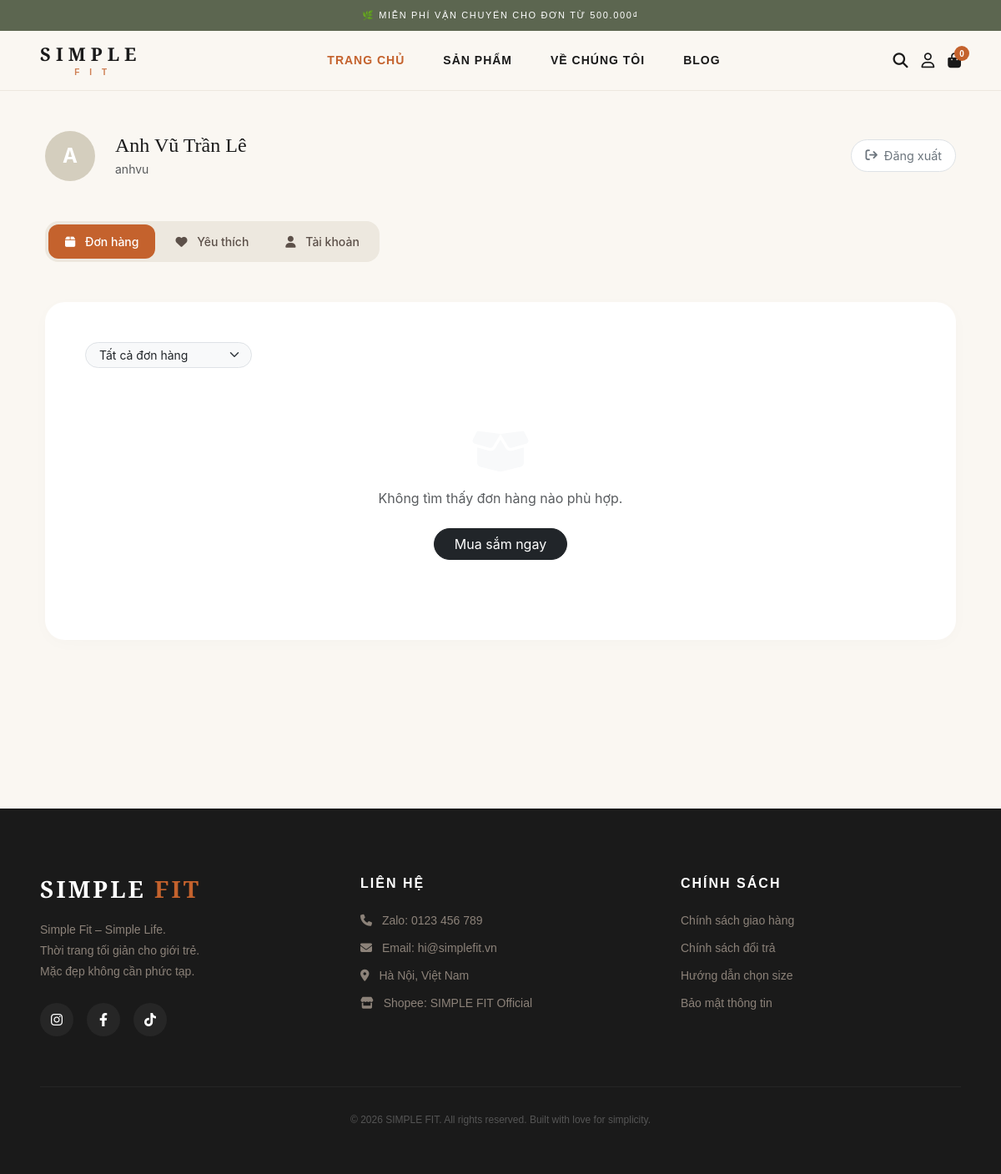
/profile.php (signed in), run on the app's committed database.
### tables this page shows
CREATE TABLE `nguoidung` (
  `maND` bigint(20) NOT NULL,
  `tenDangNhap` varchar(50) NOT NULL,
  `matKhau` varchar(255) NOT NULL,
  `ten` varchar(100) DEFAULT NULL,
  `ngaySinh` date DEFAULT NULL,
  `gioiTinh` varchar(10) DEFAULT NULL,
  `diaChi` varchar(255) DEFAULT NULL,
  `soDienThoai` varchar(20) DEFAULT NULL,
  `ngayTao` timestamp NOT NULL DEFAULT current_timestamp(),
  `vaiTro` varchar(20) DEFAULT 'USER',
  `trangThai` varchar(20) DEFAULT 'ACTIVE'
);

### profile.php (the view, shortened to what this page needs)
<?php
require_once 'includes/db.php';
$user_id = $_SESSION['user']['id'];
$tab = isset($_GET['tab']) ? $_GET['tab'] : 'orders';
$user_res = mysqli_query($conn, "SELECT * FROM NguoiDung WHERE maND = '$user_id'");
$user = mysqli_fetch_assoc($user_res);
include 'includes/header.php';
?>
<main class="account-page-wrapper py-5" style="background-color: #FAF7F2; min-height: 100vh;">
    <div class="container max-w-4xl mx-auto px-4 lg:px-5">
        <div class="d-flex align-items-center justify-content-between mb-5">
            <div class="d-flex align-items-center gap-4">
                <div class="avatar-circle-large"><?php echo strtoupper(substr($user['ten'], 0, 1)); ?></div>
                <div>
                    <h1 class="h4 fw-light mb-1" style="font-family: 'Cormorant Garamond', serif;"><?php echo htmlspecialchars($user['ten']); ?></h1>
                    <p class="text-muted small mb-0"><?php echo htmlspecialchars($user['tenDangNhap']); ?></p>
                </div>
            </div>
            <a href="controll/logout.php" class="btn-logout-minimal"><i class="fa-solid fa-arrow-right-from-bracket me-2"></i> Đăng xuất</a>
        </div>
        <div class="account-tabs-nav mb-5">
            <a href="profile.php?tab=orders" class="tab-item <?php echo $tab == 'orders' ? 'active' : ''; ?>"><i class="fa-solid fa-box me-2"></i> Đơn hàng</a>
            <a href="profile.php?tab=wishlist" class="tab-item <?php echo $tab == 'wishlist' ? 'active' : ''; ?>"><i class="fa-solid fa-heart me-2"></i> Yêu thích</a>
            <a href="profile.php?tab=profile" class="tab-item <?php echo $tab == 'profile' ? 'active' : ''; ?>"><i class="fa-solid fa-user me-2"></i> Tài khoản</a>
        </div>
        <div class="account-content-card p-4 p-md-5">
    <?php if ($tab == 'orders'): ?>
        <div class="order-history">
            <div class="mb-4">
                <form method="GET" class="d-flex gap-2">
                    <select name="status" class="form-select form-select-sm rounded-pill px-3" onchange="this.form.submit()" style="max-width: 200px; background-color: #f8f9fa;">
                        <option value="">Tất cả đơn hàng</option>
                    </select>
                </form>
            </div>
            <?php
            $f_status = isset($_GET['status']) ? mysqli_real_escape_string($conn, $_GET['status']) : '';
            $where_status = ($f_status != '') ? " AND trangThai = '$f_status' " : "";
            $sql_orders = "SELECT *, ROW_NUMBER() OVER (ORDER BY ngayTao ASC) as order_number
                           FROM DonHang
                           WHERE maKH = (SELECT maKH FROM KhachHang WHERE maND = '$user_id')
                           $where_status
                           ORDER BY ngayTao DESC";
            $res_orders = mysqli_query($conn, $sql_orders);
            if (mysqli_num_rows($res_orders) > 0):
                while ($order = mysqli_fetch_assoc($res_orders)):
            ?>
    <div class="order-card-item mb-4 p-3 shadow-sm" style="background-color:white; border-radius:12px; border: 1px solid #eee;">
        <div class="d-flex justify-content-between align-items-start mb-3">
            <div>
                <span class="fw-bold d-block mb-1" style="font-size: 14px;">ĐƠN #<?php echo $order['order_number']; ?></span>
                <a href="order-detail.php?id=<?php echo $order['maDH']; ?>"
                   class="text-decoration-none px-2 py-1 rounded-pill border"
                   style="font-size: 10px; color: #1A1A1A; border-color: #D4CEBE !important; background: #FAF7F2;">
                   Xem chi tiết
                </a>
            </div>
            <div class="text-end d-flex flex-column align-items-end gap-1">
                <?php
                $st = $order['trangThai'];
                if($st == 'CHUA_THANH_TOAN'): ?>
                    <span class="badge-status" style="background-color:#6B7280; color:white;">Chưa thanh toán</span>
                <?php elseif($st == 'CHO_XAC_NHAN'): ?>
                    <span class="badge-status mb-1" style="background-color:#10B981; color:white;">Đã thanh toán</span>
                    <div class="d-flex gap-2">
                        <span class="badge-status status-processing">Chờ xử lý</span>
                        <form method="POST" onsubmit="return confirm('Bạn có chắc muốn hủy?');">
                            <input type="hidden" name="cancel_order_id" value="<?php echo $order['maDH']; ?>">
                            <button type="submit" class="badge-status status-cancel border-0">Hủy</button>
                        </form>
                    </div>
                <?php elseif($st == 'DA_GIAO_HANG'): ?>
                    <span class="badge-status" style="background-color:#3B82F6; color:white;">Đang giao hàng</span>
                <?php elseif($st == 'CHO_HOAN_TIEN'): ?>
                    <span class="badge-status status-processing">Chờ hoàn tiền</span>
                <?php elseif($st == 'DA_HUY'): ?>
                    <span class="badge-status status-canceled">Đã hoàn tiền</span>
                <?php else: ?>
                    <span class="badge-status status-complete">Hoàn tất</span>
                <?php endif; ?>
            </div>
        </div>
        <div class="d-flex justify-content-between align-items-end pt-3 border-top" style="border-color:#f5f5f5 !important;">
                <span class="text-muted" style="font-size: 11px;"><?php echo date('d/m/Y', strtotime($order['ngayTao'])); ?></span>
                <span class="fw-bold" style="color: #1A1A1A; font-size: 16px;"><?php echo number_format($order['tongTien']); ?>₫</span>
            </div>
        </div>
            <?php endwhile; else: ?>
                <div class="text-center py-5">
                    <i class="fa-solid fa-box-open display-4 text-light mb-3"></i>
                    <p class="text-muted">Không tìm thấy đơn hàng nào phù hợp.</p>
                    <a href="products.php" class="btn btn-dark rounded-pill px-4 mt-2">Mua sắm ngay</a>
                </div>
            <?php endif; ?>
        </div>
            <?php endif; ?>
        </div>
    </div>
</main>
<?php include 'includes/footer.php'; ?>

### assets/css/base.css (style rules this page uses)
:root { --mau-bg: #FAF7F2; --mau-gold: #C4622D; --mau-text: #1A1A1A; }
body { font-family: 'Inter', sans-serif; background-color: var(--mau-bg); color: var(--mau-text); }
a { text-decoration: none !important; color: inherit; }

### assets/css/home.css (style rules this page uses)
:root { --mau-bg: #FAF7F2; --mau-gold: #C4622D; --mau-text: #1A1A1A; }

### assets/css/admin.css (style rules this page uses)
:root { --admin-bg: #FAF7F2; --admin-card: #EDE8DF; --admin-primary: #C4622D; --admin-text: #1A1A1A; --admin-muted: #8C8279; --admin-border: #D4CEBE; }
.btn-logout-minimal { color: #6c757d; text-decoration: none; font-size: 0.85rem; padding: 10px 24px; border-radius: 50px; border: 1px solid var(--admin-border); background-color: white; transition: 0.3s; display: inline-flex; align-items: center; }

### assets/css/auth-account.css (style rules this page uses)
.account-page-wrapper { background-color: #FAF7F2; min-height: 100vh; }
.avatar-circle-large { width: 60px; height: 60px; background-color: #D4CEBE; color: #fff; display: flex; align-items: center; justify-content: center; border-radius: 50%; font-size: 1.5rem; font-weight: bold; }
.btn-logout-minimal { color: #6c757d; text-decoration: none; font-size: 0.9rem; transition: 0.3s; padding: 8px 16px; border-radius: 50px; border: 1px solid #dee2e6; background-color: #fff; }
.account-tabs-nav { display: inline-flex; background-color: #EDE8DF; padding: 4px; border-radius: 16px; gap: 4px; }
.tab-item { padding: 10px 20px; border-radius: 12px; font-size: 14px; font-weight: 500; color: #5C5049; text-decoration: none; transition: 0.2s; }
.tab-item.active { background-color: #C4622D; color: white !important; }
.account-content-card { background-color: #ffffff; border-radius: 24px; box-shadow: 0 4px 20px rgba(0, 0, 0, 0.02); }

### data on the page
nguoidung: ten "A", ten "Anh Vũ Trần Lê", tenDangNhap "anhvu"
